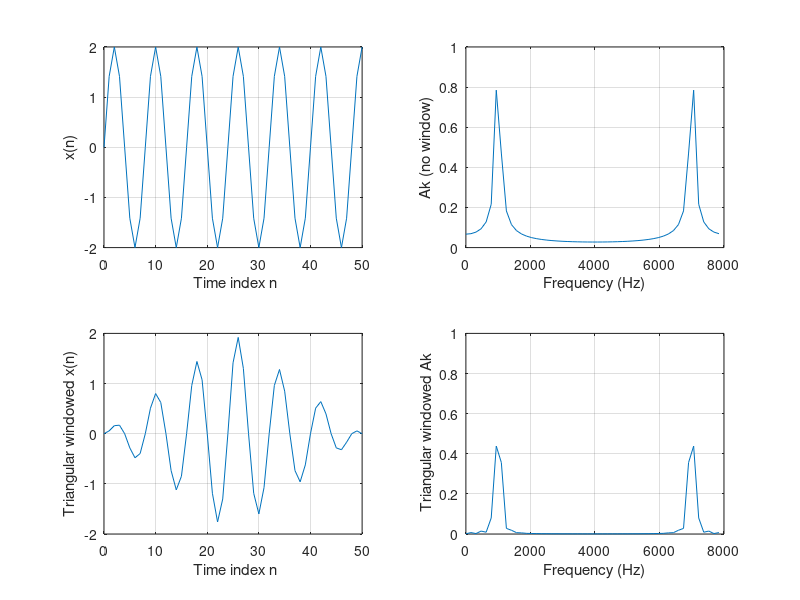
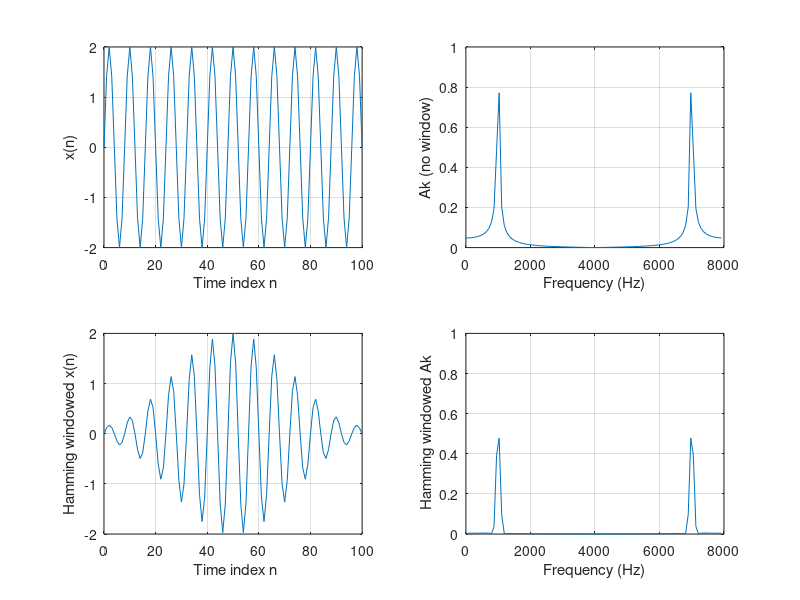
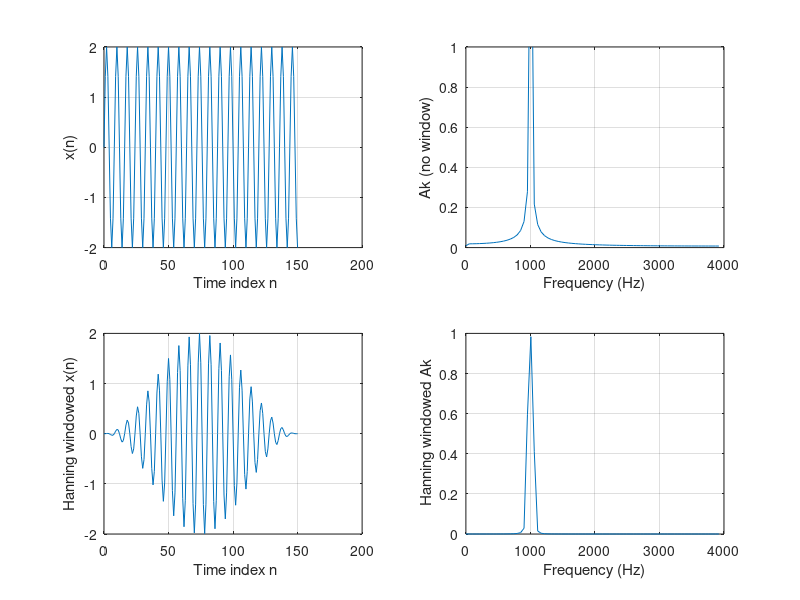

These charts were generated, in order, by the following MATLAB code:
%Example 4.11
close all;clear all
% Generate the sine wave sequence
fs= 8000; T= 1/fs; % Sampling rate and sampling period
x= 2*sin(2000*pi*[0:1:50]*T); % Generate 51 2000-Hz samples.
% Apply the FFT algorithm
N= length(x);
index_t = [0:1:N-1];
f= [0:1:N-1]*8000/N; % Map frequency bin to frequency (Hz)
xf=abs(fft(x))/N; % Calculate amplitude spectrum
figure(1)
%Using Bartlett window
x_b=x.*bartlett(N)' ; % Apply triangular window function
xf_b=abs(fft(x_b))/N; % Calculate amplitude spectrum
subplot(2,2,1);plot(index_t,x);grid
xlabel( ' Time index n' ); ylabel( ' x(n) ' );
subplot(2,2,3); plot(index_t,x_b);grid
xlabel( ' Time index n' ); ylabel( ' Triangular windowed x(n) ' );
subplot(2,2,2);plot(f,xf);grid;axis([0 8000 0 1]);
xlabel( ' Frequency (Hz) ' ); ylabel( ' Ak (no window) ' );
subplot(2,2,4); plot(f,xf_b);grid; axis([0 8000 0 1]);
xlabel( ' Frequency (Hz) ' ); ylabel( ' Triangular windowed Ak' );
figure(2)
% Generate the sine wave sequence
x=2*sin(2000*pi*[0:1:100]*T); % Generate 101 2000-Hz samples.
% Apply the FFT algorithm
N=length(x);
index_t=[0:1:N-1];
f=[0:1:N-1]*fs/N;
xf=abs(fft(x))/N;
% Using Hamming window
x_hm=x.*hamming(N)' ; % Apply Hamming window function
xf_hm=abs(fft(x_hm))/N; % Calculate amplitude spectrum
subplot(2,2,1);plot(index_t,x);grid
xlabel( ' Time index n' ); ylabel( ' x(n) ' );
subplot(2,2,3); plot(index_t,x_hm);grid
xlabel( ' Time index n' ); ylabel( ' Hamming windowed x(n) ' );
subplot(2,2,2);plot(f,xf);grid;axis([0 fs 0 1]);
xlabel( ' Frequency (Hz) ' ); ylabel( ' Ak (no window) ' );
subplot(2,2,4); plot(f,xf_hm);grid;axis([0 fs 0 1]);
xlabel( ' Frequency (Hz) ' ); ylabel( ' Hamming windowed Ak' );
figure(3)
% Generate the sine wave sequence
x=2*sin(2000*pi*[0:1:150]*T); % Generate 151 2-kHz samples
% Apply the FFT algorithm
N=length(x);
index_t=[0:1:N-1];
f=[0:1:N-1]*fs/N;
xf=2*abs(fft(x))/N;xf(1) =xf(1)/2; % Single-sided spectrum
%Using Hanning window
x_hn=x.*hanning(N)' ;
xf_hn=2*abs(fft(x_hn))/N;xf_hn(1) =xf_hn(1)/2; % Single-sided spectrum
subplot(2,2,1);plot(index_t,x);grid
xlabel( ' Time index n' ); ylabel( ' x(n) ' );
subplot(2,2,3); plot(index_t,x_hn);grid
xlabel( ' Time index n' ); ylabel( ' Hanning windowed x(n) ' );
subplot(2,2,2);plot(f(1:(N-1)/2),xf(1:(N-1)/2));grid;axis([0 fs/2 0 1]);
xlabel( ' Frequency (Hz) ' ); ylabel( ' Ak (no window) ' );
subplot(2,2,4); plot(f(1:(N-1)/2),xf_hn(1:(N-1)/2));grid;axis([0 fs/2 0 1]);
xlabel( ' Frequency (Hz) ' ); ylabel( ' Hanning windowed Ak' );